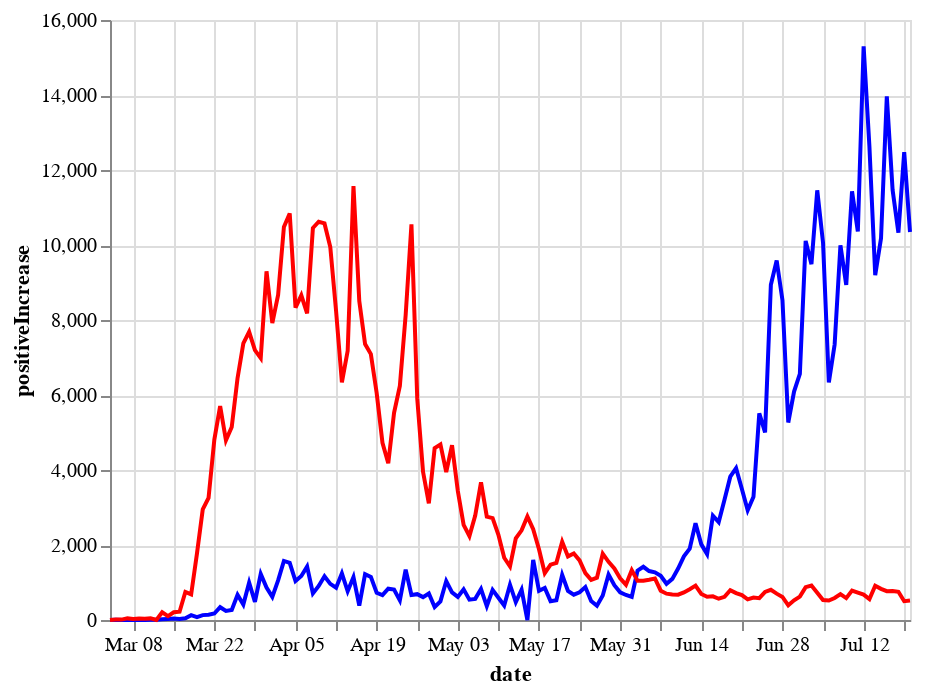

Here is the notebook cell this chart was saved with:
### Code cell
covid_api.compare_states(first_state="FL", second_state="NY", prop="positiveIncrease")

### Figure 1 — Vega-Lite specification as saved in the notebook (floating-point values rounded to 4 significant figures; data arrays with more than 128 entries replaced by an {"elided": "..."} marker saying what was removed)
{"config": {"view": {"continuousWidth": 400, "continuousHeight": 300}}, "layer": [{"data": {"name": "data-e5b4401f4146625dafa94ac8c573950d"}, "mark": {"type": "line", "color": "blue", "point": false}, "encoding": {"tooltip": [{"type": "temporal", "field": "date"}, {"type": "quantitative", "field": "positiveIncrease"}], "x": {"type": "temporal", "field": "date"}, "y": {"type": "quantitative", "field": "positiveIncrease"}}}, {"data": {"name": "data-d1ff841a41f3b605918a87ff27b20a34"}, "mark": {"type": "line", "color": "red", "point": false}, "encoding": {"tooltip": [{"type": "temporal", "field": "date"}, {"type": "quantitative", "field": "positiveIncrease"}], "x": {"type": "temporal", "field": "date"}, "y": {"type": "quantitative", "field": "positiveIncrease"}}}], "$schema": "https://vega.github.io/schema/vega-lite/v4.8.1.json", "datasets": {"data-e5b4401f4146625dafa94ac8c573950d": {"elided": "139 records"}, "data-d1ff841a41f3b605918a87ff27b20a34": {"elided": "139 records"}}}
